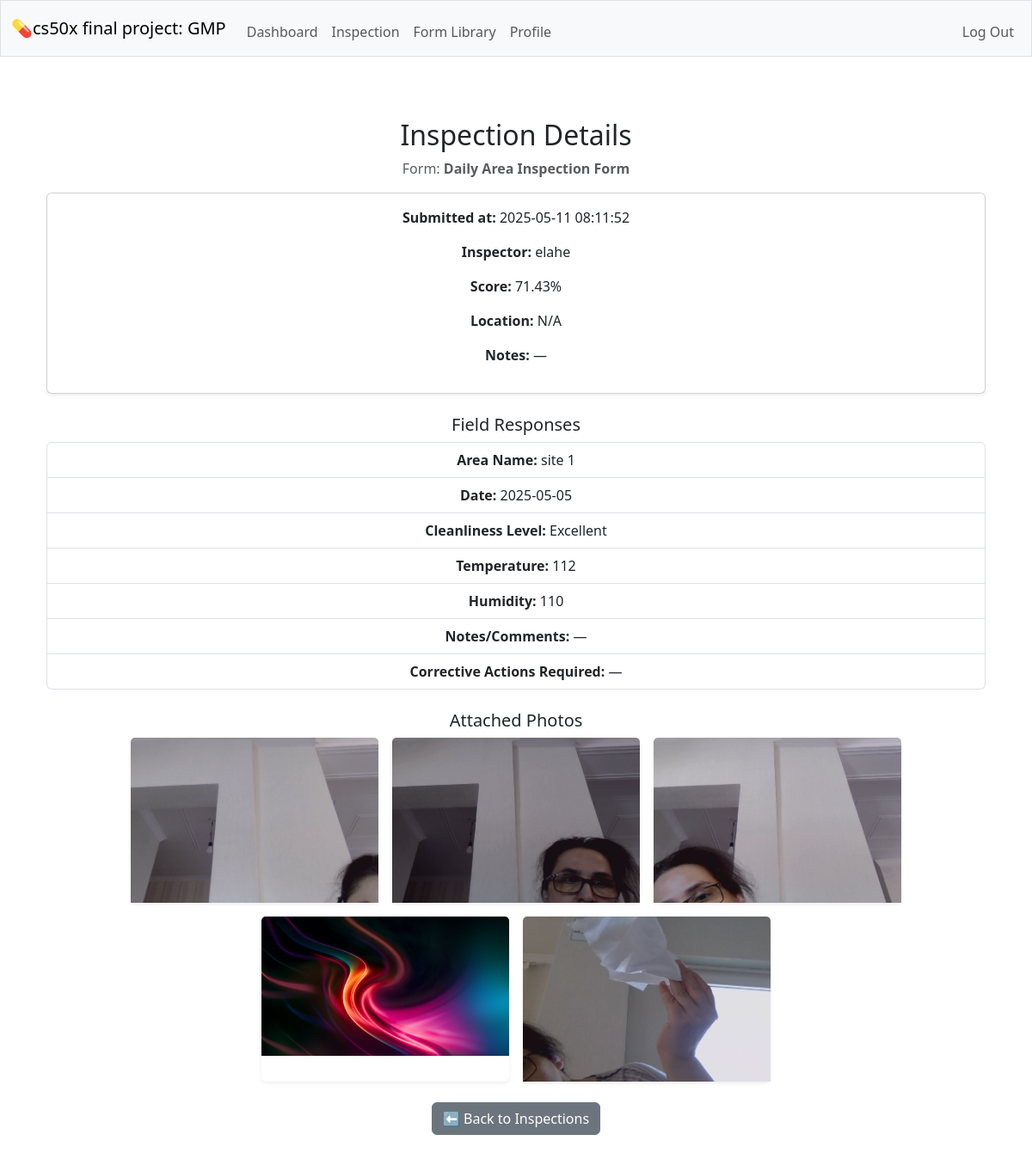
Screenshot of /inspection/18 (signed in) with the database file from the repository.
### tables this page shows
CREATE TABLE forms (id INTEGER PRIMARY KEY AUTOINCREMENT NOT NULL, name TEXT NOT NULL UNIQUE, description TEXT NOT NULL, created_by INTEGER NOT NULL, FOREIGN KEY (created_by) REFERENCES users(id) );

CREATE TABLE inspections (id INTEGER PRIMARY KEY AUTOINCREMENT NOT NULL, form_id INTEGER NOT NULL, inspector_id INTEGER NOT NULL, submitted_at DATETIME DEFAULT CURRENT_TIMESTAMP, location TEXT,  notes TEXT,  score REAL, FOREIGN KEY (form_id) REFERENCES forms(id), FOREIGN KEY (inspector_id) REFERENCES users(id)
);

CREATE TABLE users (id INTEGER PRIMARY KEY AUTOINCREMENT NOT NULL, username TEXT NOT NULL UNIQUE, hash TEXT NOT NULL, role TEXT NOT NULL DEFAULT 'inspector', created_at DATETIME DEFAULT CURRENT_TIMESTAMP);

CREATE TABLE inspection_fields ( id INTEGER PRIMARY KEY AUTOINCREMENT NOT NULL, inspection_id INTEGER NOT NULL, field_id INTEGER NOT NULL, value TEXT, comment TEXT, FOREIGN KEY (inspection_id) REFERENCES inspections(id), FOREIGN KEY (field_id) REFERENCES form_fields(id) );

CREATE TABLE form_fields (id INTEGER PRIMARY KEY AUTOINCREMENT NOT NULL, form_id INTEGER NOT NULL, label TEXT NOT NULL, field_type TEXT NOT NULL,  options TEXT, required BOOLEAN NOT NULL DEFAULT 1, display_order INTEGER DEFAULT 0,  FOREIGN KEY (form_id) REFERENCES forms(id) );

CREATE TABLE inspection_images (id INTEGER PRIMARY KEY AUTOINCREMENT, inspection_id INTEGER NOT NULL, filename TEXT NOT NULL, uploaded_at TIMESTAMP DEFAULT CURRENT_TIMESTAMP, FOREIGN KEY (inspection_id) REFERENCES inspections(id));

### app.py (the view)
@app.route("/inspection/<int:inspection_id>")
@login_required
def inspection_preview(inspection_id):
    inspection = db.execute("""
        SELECT i.*, f.name AS form_name, u.username AS inspector_name
        FROM inspections i
        JOIN forms f ON i.form_id = f.id
        JOIN users u ON i.inspector_id = u.id
        WHERE i.id = ?
    """, inspection_id)
    if not inspection:
        flash("Inspection not found.", "danger")
        return redirect("/inspection_show")
    inspection = inspection[0]
    fields = db.execute("""
        SELECT ff.label, ff.field_type, ifs.value
        FROM inspection_fields ifs
        JOIN form_fields ff ON ifs.field_id = ff.id
        WHERE ifs.inspection_id = ?
        ORDER BY ff.display_order ASC
    """, inspection_id)
    images = db.execute("""
        SELECT filename FROM inspection_images
        WHERE inspection_id = ?
    """, inspection_id)
    return render_template("inspection_preview.html", inspection=inspection, fields=fields, images=images)

### helpers.py (called while the page is built)
def login_required(f):
    @wraps(f)
    def decorated_function(*args, **kwargs):
        if session.get("user_id") is None:
            return redirect("/login")
        return f(*args, **kwargs)
    return decorated_function

### templates/inspection_preview.html (shortened to what this page needs)
{% extends "layout.html" %}
{% block main %}
<div class="container mt-4">
    <h2>Inspection Details</h2>
    <p class="text-muted">Form: <strong>{{ inspection.form_name }}</strong></p>
    <div class="card mb-3 shadow-sm">
        <div class="card-body">
            <p><strong>Submitted at:</strong> {{ inspection.submitted_at }}</p>
            <p><strong>Inspector:</strong> {{ inspection.inspector_name }}</p>
            <p><strong>Score:</strong> {{ inspection.score or 'N/A' }}%</p>
            <p><strong>Location:</strong> {{ inspection.location or 'N/A' }}</p>
            <p><strong>Notes:</strong> {{ inspection.notes or '—' }}</p>
        </div>
    </div>
    <h5 class="mt-4">Field Responses</h5>
    <ul class="list-group mb-4">
        {% for field in fields %}
            <li class="list-group-item">
                <strong>{{ field.label }}:</strong> {{ field.value or '—' }}
            </li>
        {% endfor %}
    </ul>
    {% if images %}
        <h5 class="mt-4 text-center">Attached Photos</h5>
        <div class="d-flex flex-wrap justify-content-center gap-3">
        {% for image in images %}
            <div class="card border-0 shadow-sm" style="width: 18rem;">
                <img src="{{ url_for('static', filename='inspection_photos/' ~ image.filename) }}"
                class="card-img-top img-fluid"
                style="max-height: 250px; object-fit: contain;"
                alt="Inspection photo">
            </div>
        {% endfor %}
    </div>
    {% else %}
        <p class="text-muted text-center">No photos attached to this inspection.</p>
    {% endif %}
    <div class="mt-4">
        <a href="/inspection_show" class="btn btn-secondary">⬅ Back to Inspections</a>
    </div>
</div>
{% endblock %}

### rows the page displays
forms: form_name "Daily Area Inspection Form"
inspections: submitted_at "2025-05-11 08:11:52", score "71.43", location "N/A", notes "—"
users: inspector_name "elahe"
inspection_fields: label "Area Name", value "site 1"
inspection_fields: label "Date", value "2025-05-05"
inspection_fields: label "Cleanliness Level", value "Excellent"
inspection_fields: label "Temperature", value "112"
inspection_fields: label "Humidity", value "110"
inspection_fields: label "Notes/Comments", value "—"
inspection_fields: label "Corrective Actions Required", value "—"
inspection_images: filename (picture)
inspection_images: filename (picture)
inspection_images: filename (picture)
inspection_images: filename (picture)
inspection_images: filename (picture)
